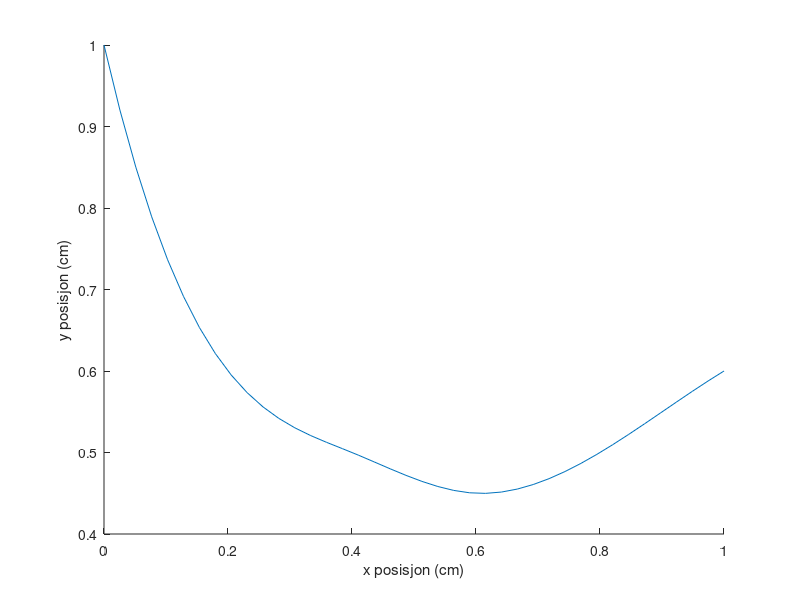
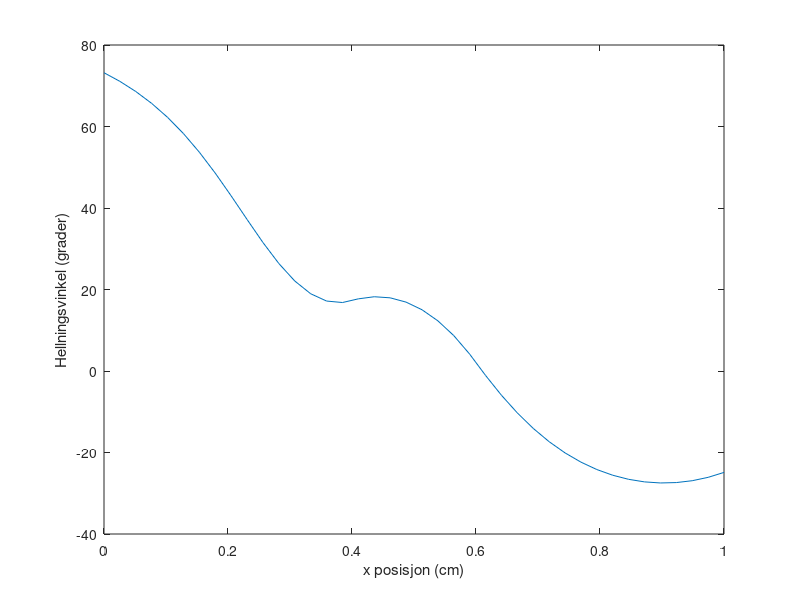
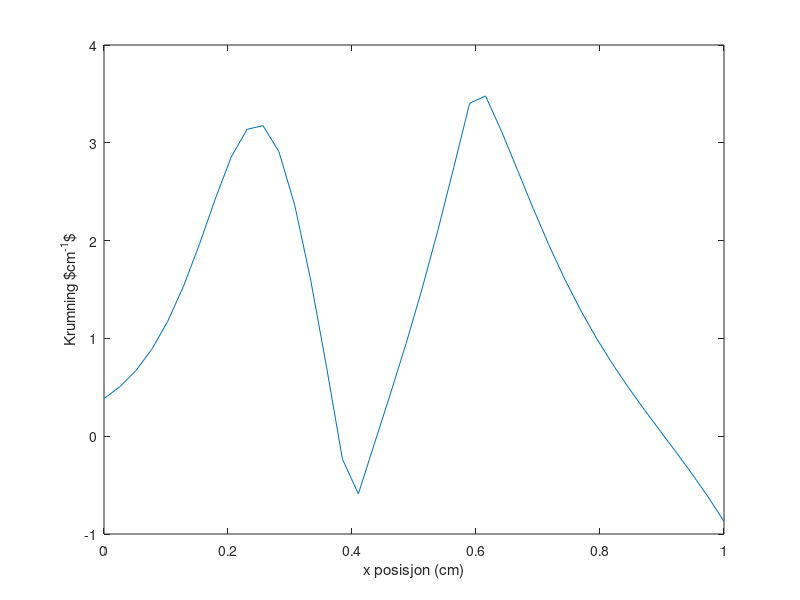

MATLAB code for these plots, in order:


%%%%%%%%%%%%%%%%%%%%%%%%%%%%%%%%%%%%%%%%%%%%%%%%%%%%%%%%%%%%%%%%%%%%%%%
%%              TESTFUNKSJON (IKKE BRUK DETTE)                       %%
%%%%%%%%%%%%%%%%%%%%%%%%%%%%%%%%%%%%%%%%%%%%%%%%%%%%%%%%%%%%%%%%%%%%%%%

function splines()
    x = [0.0, 0.2, 0.4, 0.6, 0.8, 1.0];
    y = [1.0, 0.6, 0.5, 0.45, 0.5, 0.6];
    cs = height(x, y);
    
    % Evaluer i set sett med pukter ved bruk av ppval
    x_interp = linspace(0.0, 1.0, 40);
    figure(1);
    hold on;
    plot(x_interp, ppval(cs, x_interp));
    xlabel("x posisjon (cm)");
    ylabel("y posisjon (cm)");
    
    % Evaluer stigning
    alpha = slope(cs, x_interp);
    figure(2);
    plot(x_interp, alpha*180/pi);
    xlabel("x posisjon (cm)")
    ylabel("Hellningsvinkel (grader)");
    
    % Evaluer krumining
    kappa = curvature(cs, x_interp);
    figure(3);
    plot(x_interp, kappa)
    xlabel("x posisjon (cm)")
    ylabel("Krumning $cm^{-1}$")
   
    
endfunction

%%%%%%%%%%%%%%%%%%%%%%%%%%%%%%%%%%%%%%%%%%%%%%%%%%%%%%%%%%%%%%%%%%%%%%%
%%                     NYTTIGE FUNKSJONER                            %%
%%               KOPIER DISSE TIL FILA DU JOBBER MED                 %%
%%%%%%%%%%%%%%%%%%%%%%%%%%%%%%%%%%%%%%%%%%%%%%%%%%%%%%%%%%%%%%%%%%%%%%%
function cs = height(x, y)
  %% Funksjon for å tilpasse en kubisk spline til et sett med punkter
  %% 
  %% Parametre
  %% x - array med horisontale koordinater
  %% y - array med vertikale koordinater
  %%
  %% Eksempel
  %% x = [0.0, 0.2, 0.3]
  %% y = [1.0, 0.5, 1.0]
  %% cs = height(x, y)
  %%
  %% For å evaluere splinetilpasningen i vilkårlige punkter
  %% 
  %% x_interp = linspace(0.0, 0.3, 10)
  %% y_interp = ppval(cs, x_interp)
  
    cs = interp1(x, y, 'spline', 'pp');
endfunction


function alpha = slope(cs, x)
  %% Funksjon for å evaluere hellningsvinkelen i et sett med punkter
  %%
  %% Parametre
  %% cs - Stykkevis polynom (f.eks. det som returneres fra height)
  %% x - array med punkter for hvor hellningsvinkelen skal evaluers
  %%
  %% Eksempel
  %% x = [0.0, 0.2, 0.3]
  %% y = [1.0, 0.5, 1.0]
  %% cs = height(x, y)
  %% x_interp = linspace(0.0, 0.3, 10)
  %% alpha = slope(cs, x_interp) 
    dydx = ppder(cs);
    y = ppval(dydx, x);
    alpha = -atan(y);
endfunction


function kappa = curvature(cs, x)
  %% Funksjon for å beregne krumingen til banen
  %%
  %% Parametre
  %% cs - Stykkevis polynom (f.eks. det som returneres fra height)
  %% x - array med verdier hvor krumningen skal evalueres
  %% Eksempel
  %% x = [0.0, 0.2, 0.3]
  %% y = [1.0, 0.5, 1.0]
  %% cs = height(x, y)
  %% x_interp = linspace(0.0, 0.3, 10)
  %% kappa = curvature(cs, x_interp) 
  
    dydx = ppder(cs);
    dy2dx2 = ppder(dydx);
    dydx_sq = ppval(dydx, x).^2;
    kappa = ppval(dy2dx2, x)./((1.0 + dydx_sq).^1.5);
endfunction


